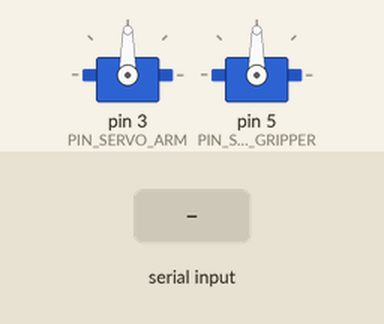
The sketch below on a simulated Arduino Uno, built with avr-gcc and run on an emulated ATmega328P. On the bench: 2 × servo. The inputs (shaded band) are chosen by the test bench. What the sketch prints to the serial monitor is not drawn.

Above: at 1.3 s.
1.4 s: "A" received over Serial
At 4.2 s:
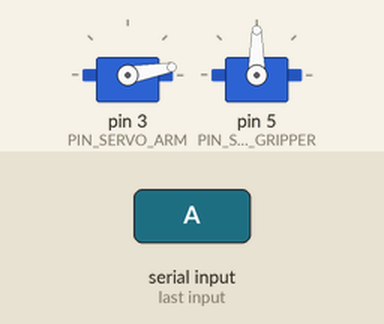
4.4 s: "W" received over Serial
At 5.9 s:
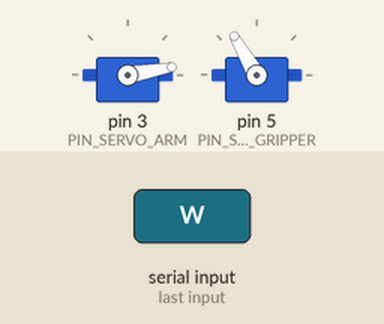
6.8 s: "D" received over Serial
At 9.5 s:
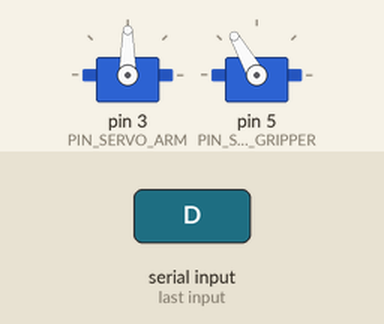
9.8 s: "Q" received over Serial
At 10.27 s:
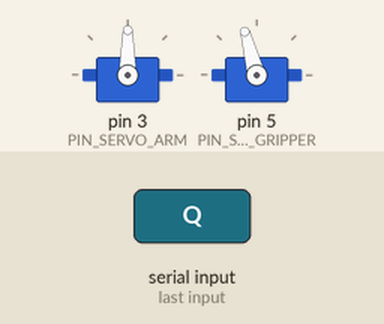
Timing chart, 0 to 12.8 s (numbered marks = the images above; inputs shaded):
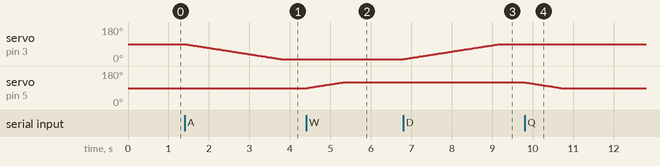

The sketch:

servo_angle_test.ino
```cpp
/*
 * 서보모터 키 조작 테스트 스케치 (관절 묶음 버전)
 * ================================================
 *
 * 시리얼 모니터에서 키 하나로 로봇팔을 조금씩 움직여 보는 용도입니다.
 *
 *   A → 관절을 1도씩 계속 "구부리기" (각도 감소, 한계 10도)
 *   D → 관절을 1도씩 계속 "펴기"     (각도 증가, 한계 90도)
 *   S → 즉시 멈춤 (관절·집게 모두)
 *   Q → 집게를 1도씩 계속 "좁히기"   (각도 감소, 한계 90도)
 *   W → 집게를 1도씩 계속 "벌리기"   (각도 증가, 한계 120도)
 *   ? → 현재 각도 출력
 *
 * 키를 한 번 입력하면 계속 움직이고, S를 입력하거나 한계 각도에
 * 닿으면 멈춥니다. 소문자도 됩니다. (시리얼 모니터에서 키 입력 후 Enter)
 *
 * 조립 기준(확정값):
 *   - 관절(어깨+팔꿈치+손목, D3 공통 신호) 90도 = 수직 직립, 10도 = 최대 구부림
 *   - 집게(D5) 90도 = 오므림, 120도 = 최대 벌림
 *
 * ★★★ 전원 경고 ★★★
 *   관절 3개가 동시에 움직여 순간 전류가 큽니다. 가능하면 서보는 외부
 *   5V 전원(AA 4개 홀더 등)으로 구동하고, 외부 전원의 GND와 아두이노의
 *   GND를 반드시 공통 연결하세요. USB 전원만 쓰면 아두이노가 리셋되어
 *   시리얼 연결이 끊길 수 있습니다.
 *
 * ★ 안전 ★ 관절과 집게 사이에 손을 넣지 마세요.
 */

#include <Servo.h>

// ------------------------------------------------ 핀 설정 (본 스케치와 동일)
const uint8_t PIN_SERVO_ARM     = 3;  // 관절 3개(어깨+팔꿈치+손목) 공통 신호
const uint8_t PIN_SERVO_GRIPPER = 5;  // 집게

// ------------------------------------------------ 각도 설정 (확정값)
const uint8_t START_ARM_ANGLE     = 90;  // 시작: 곧게 선 자세
const uint8_t START_GRIPPER_ANGLE = 90;  // 시작: 오므린 상태

const uint8_t MIN_ARM = 10,     MAX_ARM = 90;       // 관절 안전 범위
const uint8_t MIN_GRIPPER = 90, MAX_GRIPPER = 120;  // 집게 안전 범위

// 1도 움직일 때마다 기다리는 시간(ms). 클수록 천천히 움직인다.
const uint16_t STEP_INTERVAL_MS = 30;

Servo servoArm, servoGripper;

uint8_t angleArm     = START_ARM_ANGLE;
uint8_t angleGripper = START_GRIPPER_ANGLE;

// 진행 방향: -1 = 각도 감소, 0 = 정지, +1 = 각도 증가
int8_t armDirection     = 0;
int8_t gripperDirection = 0;

unsigned long lastStepAt = 0;

void printAngles() {
  Serial.print(F("관절: "));
  Serial.print(angleArm);
  Serial.print(F("도, 집게: "));
  Serial.print(angleGripper);
  Serial.println(F("도"));
}

void printHelp() {
  Serial.println(F("A=구부리기  D=펴기  S=멈춤  Q=집게 좁히기  W=집게 벌리기  ?=현재 각도"));
}

// ------------------------------------------------ 키 처리
void handleKey(char key) {
  switch (key) {
    case 'A':  // 관절 구부리기 (각도 감소)
      armDirection = -1;
      Serial.println(F("관절 구부리는 중... (S = 멈춤)"));
      break;
    case 'D':  // 관절 펴기 (각도 증가)
      armDirection = 1;
      Serial.println(F("관절 펴는 중... (S = 멈춤)"));
      break;
    case 'S':  // 전체 멈춤
      armDirection = 0;
      gripperDirection = 0;
      Serial.print(F("멈춤. "));
      printAngles();
      break;
    case 'Q':  // 집게 좁히기 (각도 감소)
      gripperDirection = -1;
      Serial.println(F("집게 좁히는 중... (S = 멈춤)"));
      break;
    case 'W':  // 집게 벌리기 (각도 증가)
      gripperDirection = 1;
      Serial.println(F("집게 벌리는 중... (S = 멈춤)"));
      break;
    case '?':
      printAngles();
      break;
    default:
      // 줄바꿈 등 나머지 문자는 무시한다.
      break;
  }
}

// ------------------------------------------------ 이동 (비차단, 1도씩)
void stepMotors() {
  unsigned long nowMs = millis();
  if (nowMs - lastStepAt < STEP_INTERVAL_MS) {
    return;
  }
  lastStepAt = nowMs;

  if (armDirection != 0) {
    int next = (int)angleArm + armDirection;
    if (next < MIN_ARM || next > MAX_ARM) {
      armDirection = 0;
      Serial.print(F("관절 한계 도달. "));
      printAngles();
    } else {
      angleArm = (uint8_t)next;
      servoArm.write(angleArm);
    }
  }

  if (gripperDirection != 0) {
    int next = (int)angleGripper + gripperDirection;
    if (next < MIN_GRIPPER || next > MAX_GRIPPER) {
      gripperDirection = 0;
      Serial.print(F("집게 한계 도달. "));
      printAngles();
    } else {
      angleGripper = (uint8_t)next;
      servoGripper.write(angleGripper);
    }
  }
}

// ------------------------------------------------ 설정과 메인 루프
void setup() {
  Serial.begin(9600);

  servoArm.attach(PIN_SERVO_ARM);
  servoGripper.attach(PIN_SERVO_GRIPPER);

  servoArm.write(START_ARM_ANGLE);
  servoGripper.write(START_GRIPPER_ANGLE);

  Serial.println(F("키 조작 테스트 준비 완료. (관절 90도 직립, 집게 90도 오므림)"));
  printHelp();
}

void loop() {
  while (Serial.available() > 0) {
    char key = (char)Serial.read();
    if (key >= 'a' && key <= 'z') {
      key = key - 'a' + 'A';  // 소문자 → 대문자
    }
    handleKey(key);
  }
  stepMotors();
}
```

Measured:
- after the input at 1.4 s, servo on pin 3 (PIN_SERVO_ARM): moves from 90° to 10° over 2.4 s, starting at once
- after the input at 4.4 s, servo on pin 5 (PIN_SERVO_GRIPPER): moves from 90° to 120° over 0.87 s, starting at once
- after the input at 6.8 s, servo on pin 3 (PIN_SERVO_ARM): moves from 10° to 90° over 2.4 s, starting at once
- after the input at 9.8 s, servo on pin 5 (PIN_SERVO_GRIPPER): moves from 120° to 90° over 0.87 s, starting at once
